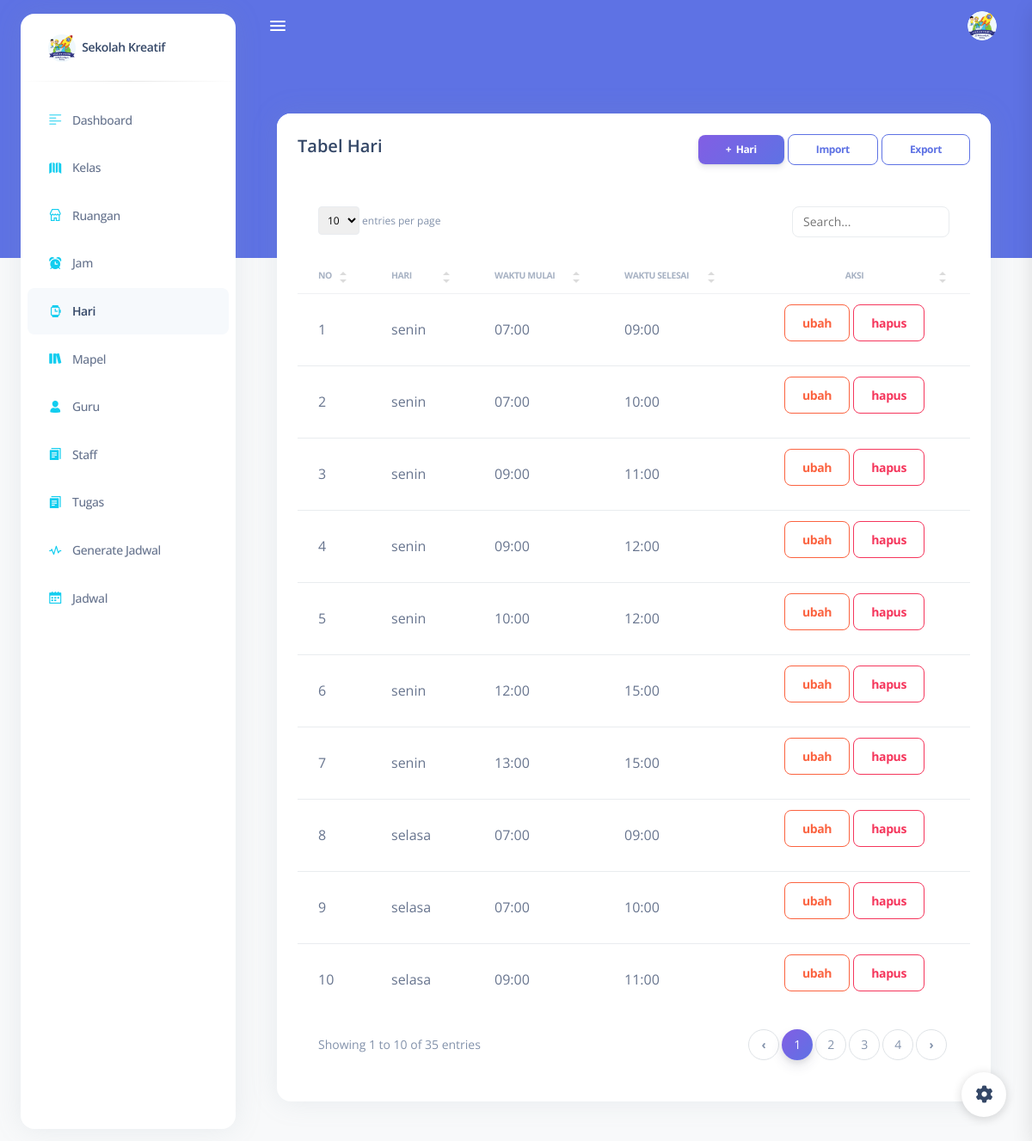
The app's page /hari/ (signed in) with its own data.
### core/models.py (models this page shows, shortened)
class Hari(models.Model):
  nama_hari = models.CharField(max_length=50)
  jam = models.ForeignKey(Jam, on_delete=models.SET_NULL, null=True)

class Jam(models.Model):
  waktu_mulai = models.TimeField()
  waktu_selesai = models.TimeField()

### core/decorators.py (the view)
        def wrapper_func(request, *args, **kwargs):
            group = None
            if request.user.groups.exists():
                group = request.user.groups.all()[0].name
            if group in allowed_roles:
                return view_func(request, *args, **kwargs)
            else:
                return render(request,'noacsess.html')

### core/templatetags/auth_extras.py (called while the page is built)
@register.filter(name='has_group')
def has_group(user, group_name):
    try:
        group = Group.objects.get(name=group_name)
    except Group.DoesNotExist:
        return False
    return True if group in user.groups.all() else False

### core/views.py (called while the page is built)
@login_required(login_url='login')
@allowed_users(allowed_roles=['Admin','Staff'])
def form_hari(request):
  context = {'hari': Hari.objects.all()}
  return render(request, 'back/hari/form.html', context)

### templates/back/hari/form.html (shortened to what this page needs)
{% extends 'base.html' %}
{% load static %}
{% block content %}
<main class="main-content position-relative border-radius-lg ">
  <div class="container-fluid py-4">
    <div class="row mt-4">
      <div class="col-12">
        <div class="card">
          <div class="card-header pb-0">
            <div class="d-lg-flex">
              <div>
                <h5 class="mb-0">Tabel Hari</h5>
              </div>
              <div class="ms-auto my-auto mt-lg-0 mt-4">
                <div class="ms-auto my-auto">
                  <a href="{% url 'create_hari' %}" class="btn bg-gradient-primary btn-sm mb-0">+&nbsp;
                    Hari</a>
                  <a href="{% url 'importhari' %}" class="btn btn-outline-primary btn-sm mb-0" target="_blank">
                    Import</a>
                  <a href="{% url 'exporthari' %}" class="btn btn-outline-primary btn-sm mb-0" target="_blank">
                    Export</a>
                </div>
              </div>
            </div>
          </div>
          <div class="card-body">
            <div class="table-responsive">
              <table class="table table-flush" id="datatable-search">
                <thead class="thead-light">
                  <tr>
                    <th>No</th>
                    <th>Hari</th>
                    <th>Waktu Mulai</th>
                    <th>Waktu Selesai</th>
                    <th class="text-center">Aksi</th>
                  </tr>
                </thead>
                <tbody>
                  {% for k in hari %}
                  <tr>
                    <td>{{k.id}}</td>
                    <td>{{k.nama_hari}}</td>
                    <td>{{k.jam.waktu_mulai|time:"H:i"}}</td>
                    <td>{{k.jam.waktu_selesai|time:"H:i"}}</td>
                    <td class="text-center">
                      <a href="{% url 'update_hari' k.id %}" class="btn btn-outline-warning" data-bs-toggle="tooltip"
                        data-bs-original-title="Edit">
                        ubah
                      </a>
                      <button type="button" data-bs-toggle="modal" class="btn btn-outline-danger"
                        data-bs-target="#Delete{{k.id}}">
                        hapus
                      </button>
                    </td>
                  </tr>
                  {% endfor%}
                </tbody>
              </table>
            </div>
          </div>
        </div>
      </div>
    </div>
  </div>
</main>
{% endblock content %}

### records on screen
Hari: id "1", nama_hari "senin", jam.waktu_mulai "07:00", jam.waktu_selesai "09:00"
Hari: id "2", nama_hari "senin", jam.waktu_mulai "07:00", jam.waktu_selesai "10:00"
Hari: id "3", nama_hari "senin", jam.waktu_mulai "09:00", jam.waktu_selesai "11:00"
Hari: id "4", nama_hari "senin", jam.waktu_mulai "09:00", jam.waktu_selesai "12:00"
Hari: id "5", nama_hari "senin", jam.waktu_mulai "10:00", jam.waktu_selesai "12:00"
Hari: id "6", nama_hari "senin", jam.waktu_mulai "12:00", jam.waktu_selesai "15:00"
Hari: id "7", nama_hari "senin", jam.waktu_mulai "13:00", jam.waktu_selesai "15:00"
Hari: id "8", nama_hari "selasa", jam.waktu_mulai "07:00", jam.waktu_selesai "09:00"
Hari: id "9", nama_hari "selasa", jam.waktu_mulai "07:00", jam.waktu_selesai "10:00"
Hari: id "10", nama_hari "selasa", jam.waktu_mulai "09:00", jam.waktu_selesai "11:00"
